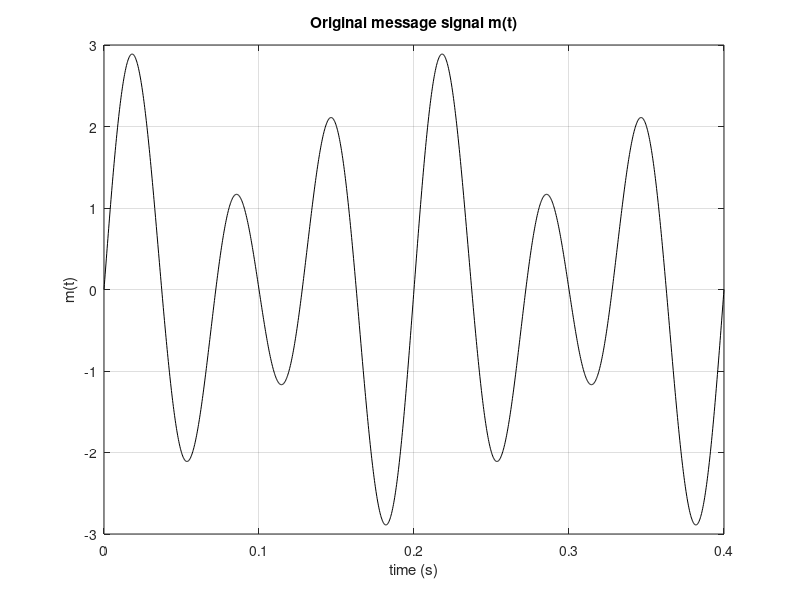
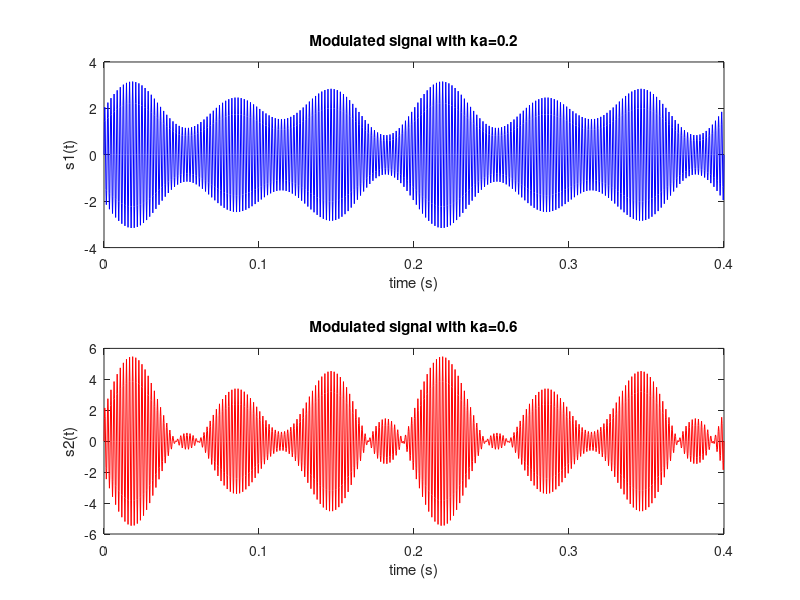
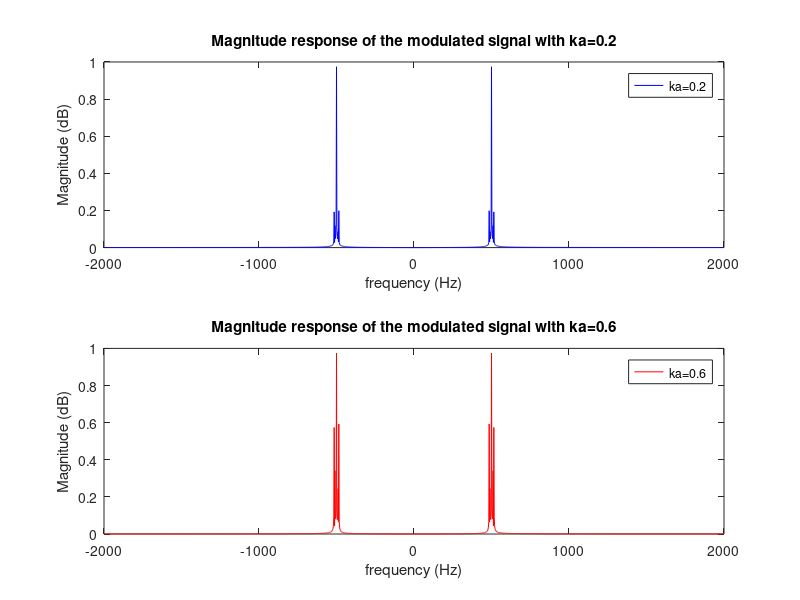
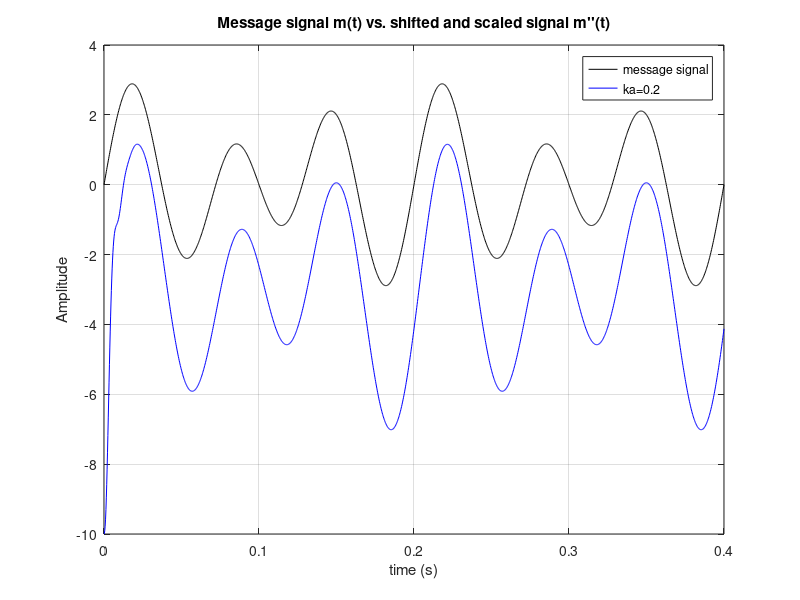

Recreate these plots in MATLAB, in order.
clc;
clear all;
A1=1;
A2=2;
Ac=2;
f1=10;
f2=15;
fc=500;
Fs=4000;
Ts=1/Fs;
Tduration=0.4;
t=0:Ts:Tduration;
mt=A1*sin(2*pi*f1*t)+A2*sin(2*pi*f2*t);
ct=Ac*sin(2*pi*fc*t);
%% Conventional Amplitude Modulation
%% a
figure (1)
plot(t,mt,"black");
grid on
xlabel("time (s)");
ylabel("m(t)");
title("Original message signal m(t)");
%% b
ka1=0.2;
ka2=0.6;
st1=(1+ka1*mt).*ct;
st2=(1+ka2*mt).*ct;

figure (2)
subplot(211)
plot(t,st1,"blue");
xlabel("time (s)");
ylabel("s1(t)");
title("Modulated signal with ka=0.2");
subplot(212)
plot(t,st2,"red");
xlabel("time (s)");
ylabel("s2(t)");
title("Modulated signal with ka=0.6");
%% c
N=length(t);
sf1=fftshift(abs(fft(st1,N)))/N;
sf2=fftshift(abs(fft(st2,N)))/N;
f=linspace(-Fs/2,Fs/2,N);

figure (3)
subplot(211)
plot(f,sf1,"blue");
xlabel("frequency (Hz)");
ylabel("Magnitude (dB)");
legend("ka=0.2");
title("Magnitude response of the modulated signal with ka=0.2");
subplot(212)
plot(f,sf2,"red");
xlabel("frequency (Hz)");
ylabel("Magnitude (dB)");
legend("ka=0.6");
title("Magnitude response of the modulated signal with ka=0.6");

%comment eklenecek
%% Square-Law Envelope Detector
%% a
term1=st1.^2;
term2=st2.^2;
%% b
fcutoff=150; 
% cut-off frequency is choosen according to the equation
% 2*fm < fcutoff < 2*fc also, for minimum phase delay between comparations
% fcutoff=150 Hz is available
[x,y]=butter(5,fcutoff/(Fs/2),"low");
%% c
s1filtered = sqrt(filter(x,y,term1));
s2filtered = sqrt(filter(x,y,term2));
%% d shifted and scaled signals from the step b in conv.AM
mt1prime=(s1filtered-Ac)/ka1;
mt2prime=(s2filtered-Ac)/ka2;
%% e
figure (4)
plot(t,mt,"black");
grid on
hold on
plot(t,mt1prime,"blue");
xlabel("time (s)");
ylabel("Amplitude");
legend("message signal","ka=0.2");
title("Message signal m(t) vs. shifted and scaled signal m''(t)");
figure(5)
plot(t,mt,"black");
grid on
hold on
plot(t,mt2prime,"red");
xlabel("time (s)");
ylabel("Amplitude");
legend("message signal","ka=0.6");
title("Message signal m(t) vs. shifted and scaled signal m''(t)");
%% Modulation Index
%% modulation index is u=ka*Am so,
Am=max(mt); % max value of message signal
u=1;
ka3=u/Am;

st3=(1+ka3*mt).*ct;
term3=st3.^2;
s3filtered = sqrt(filter(x,y,term3));
mt3prime=(s3filtered-Ac)/ka3;

figure(6)
plot(t,mt,"black");
grid on
legend("m(t)");
hold on
plot(t,mt3prime,"green");
xlabel("time (s)");
ylabel("Amplitude");
legend("message signal","ka=0.3461");
title("Message signal m(t) vs. shifted and scaled signal m''(t)");